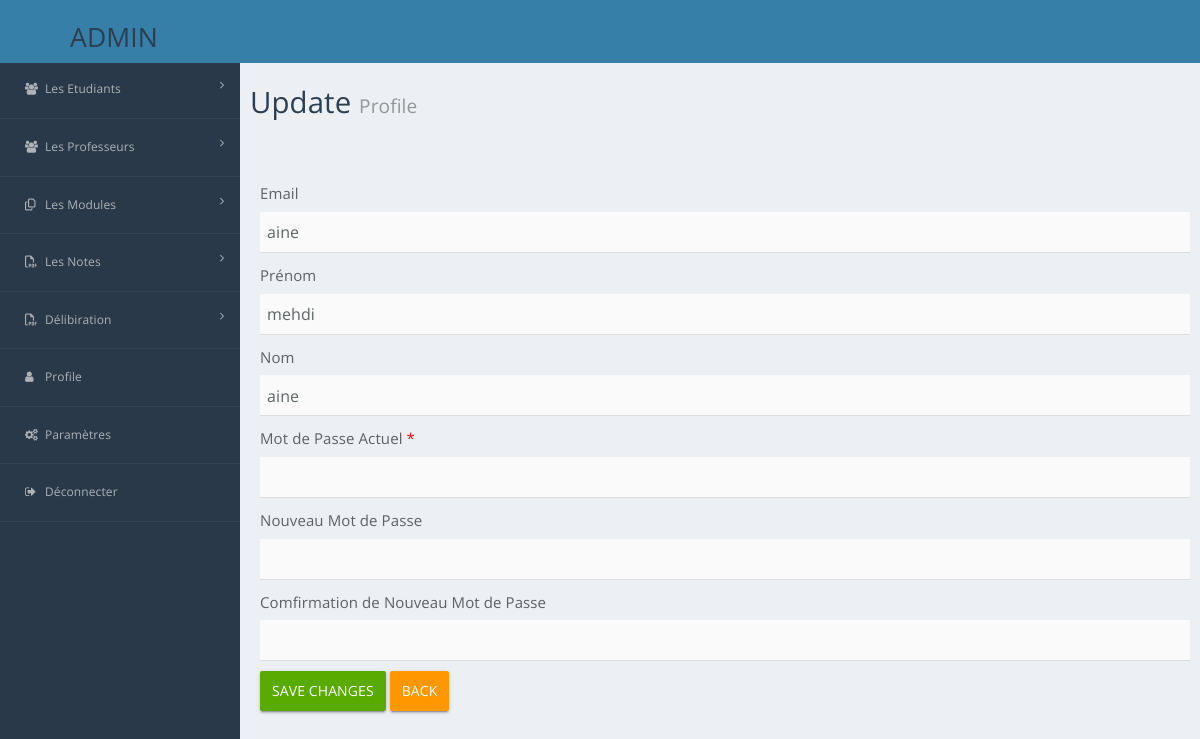
The page /settings.php (signed in) on the database its author committed.
### tables this page shows
create table users(
id_user int not null auto_increment primary key,
nom varchar(25) not null, 
prenom varchar(25) not null,
username varchar(25) not null,
password varchar(25) not null
);

### controllers/DAO.php (called while the page is built, shortened)
<?php
class DAO{
	public function connexion(){
		$pdo = new PDO('mysql:host=127.0.0.1;dbname=gestionetud','root','20192020');
		return $pdo;
	}
	public function GetUser($username){
		$bdd=$this->connexion();
		$reponse=$bdd->prepare("SELECT * from users where username= ?");
		$reponse->execute([$username]);
		$lst=[];
		while($ligne=$reponse->fetch()){
			 $lst[]=[$ligne[0],$ligne[1],$ligne[2],$ligne[3],$ligne[4]];
	   }
		return $lst;
	}
}
?>

### settings.php (the view, shortened to what this page needs)
<?php
include("controllers/DAO.php");
$dao=new DAO();
if( !isset($_SESSION['nono']) && !$dao->User($nono) ){
	header("location:into.php?erreur=1");
	die();
}
else{
    $nono=$_SESSION['nono'];
}
?>
<!DOCTYPE html>
<html lang="en">
<head>
    <link rel='stylesheet prefetch' href='http://ajax.googleapis.com/ajax/libs/jqueryui/1.11.2/themes/smoothness/jquery-ui.css'>
    <link rel="stylesheet" href="css/bootstrap.min.css">
</head>
<body>
    <?php include('models/sidemenubar.php');?>
    <div class="Main">
<div class="content-wrapper">
  <section class="content-header">
    <h1>
    Update
      <small>Profile</small>
    </h1>
  </section>
  <section class="content">
      <div class="col-md-12 col-xs-12">
        <div class="box">
        <br><br>
          <?php
          $user = $dao->GetUser($nono);
          foreach($user as $u)
          {
          echo'<form role="form" action="controllers/UpdateUser.php" method="post" enctype="multipart/form-data">
                            <div class="box-body" style=" font-size:15px;">
                              <div class="form-group">
                                <label for="email">Email</label>
                                <input type="text" value="'.$u[3].'" class="form-control" id="email" name="email" autocomplete="off" >
                              </div>
                              <div class="form-group">
                                  <label for="fname">Prénom</label>
                                  <input type="text" value="'.$u[1].'" class="form-control" id="fname" name="fname" >
                              </div>
                              <div class="form-group">
                                  <label for="lname">Nom</label>
                                  <input type="text" value="'.$u[2].'" class="form-control" id="lname" name="lname" >
                              </div>
                              <div class="form-group">
                                  <label for="password">Mot de Passe Actuel <span style="color:red;">*</span></label>
                                  <input type="password" class="form-control" id="password" name="password" required>
                              </div>
                              <div class="form-group">
                                  <label for="npassword">Nouveau Mot de Passe</label>
                                  <input type="password" class="form-control" id="npassword"  name="npassword" >
                              </div>
                              <div class="form-group">
                                  <label for="cnpassword">Comfirmation de Nouveau Mot de Passe</label>
                                  <input type="password" class="form-control" id="cnpassword" name="cnpassword" >
                              </div>
                            </div>
                            <div class="box-footer">
                              <button type="submit" class="btn btn-primary">Save Changes</button>
                              <a href="profile.php" class="btn btn-warning">Back</a>
                            </div>
                          </form>';
                        }
                        ?>
        </div>
      </div>
  </section>
</div>
</div>
</body>
</html>

### models/sidemenubar.php (style rules this page uses)
body { background-color: #ECF0F5; color: #5D5F63; font-family: 'Open Sans', sans-serif; padding: 0; margin: 0; text-rendering: optimizeLegibility; -webkit-font-smoothing: antialiased; }
.Main { margin-left: 250px; }

### rows shown on the page
users: email "aine", fname "mehdi", lname "aine"
